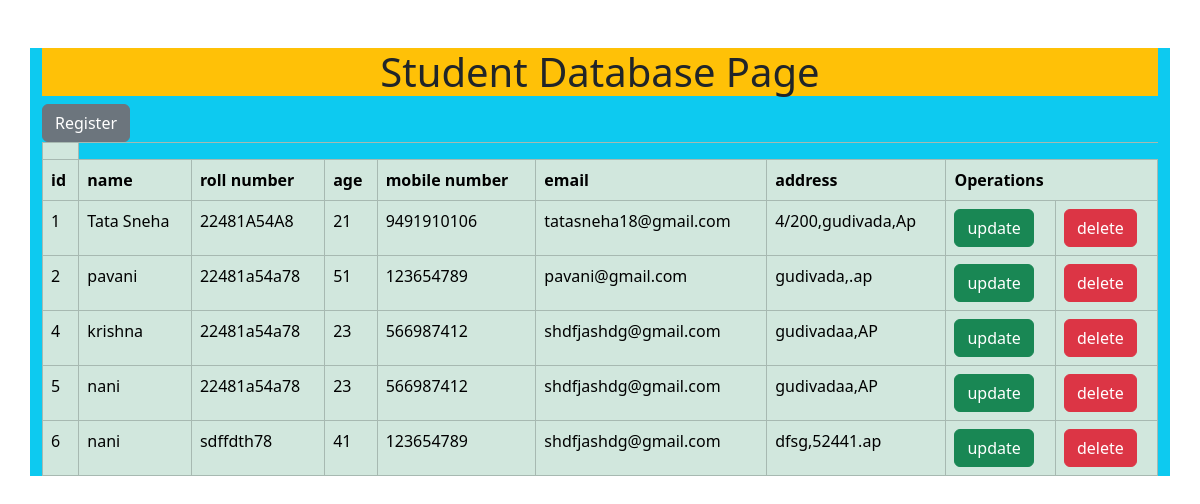
The app's page /read/ with its own data.
### CrudApp/models.py (models this page shows, shortened)
class Student(models.Model):
	name=models.CharField(max_length=30)
	rollno=models.CharField(max_length=30)
	age=models.IntegerField()
	mobile=models.CharField(max_length=10)
	email=models.EmailField(max_length=30)
	address=models.CharField(max_length=30)

### CrudApp/views.py (the view)
# urls.py: path('read/',views.read,name='read'),
def read(request):
	info=Student.objects.all()
	return render(request,'read.html',{"in":info})

### CrudApp/templates/read.html (shortened to what this page needs)
<!DOCTYPE html>
<html>{% load static %}
<head>
	<link rel="stylesheet" type="text/css" href="{% static 'css/bootstrap.min.css' %}">
</head>
<body>
	<div class="container mt-5 bg-info col-mid-5">
	<h1 class="text-center bg-warning">Student Database Page</h1>
	<a href="{% url 'create' %}" class="btn btn-secondary">Register</a>
	<table class="table table-bordered table-success">
		<th>
			<tr>
				<th>id</th>
				<th>name</th>
				<th>roll number</th>
				<th>age</th>
				<th>mobile number</th>
				<th>email</th>
				<th>address</th>
				<th colspan="2">Operations</th>
			</tr>
		</th>
		<tbody>
			{% for i in in %}
				<tr>
					<td>{{i.id}}</td>
					<td>{{i.name}}</td>
					<td>{{i.rollno}}</td>
					<td>{{i.age}}</td>
					<td>{{i.mobile}}</td>
					<td>{{i.email}}</td>
					<td>{{i.address}}</td>
					<td><a href="{% url 'update' i.id %}" class= "btn btn-success">update</td>
					<td><a href="{% url 'delete' i.id %}" class="btn btn-danger">delete</td>
				</tr>
			{% endfor %}
		</tbody>
	</table>
</div>
</body>
</html>

### records on screen
Student: id "1", name "Tata Sneha", rollno "22481A54A8", age "21", mobile "9491910106", email "tatasneha18@gmail.com", address "4/200,gudivada,Ap"
Student: id "2", name "pavani", rollno "22481a54a78", age "51", mobile "123654789", email "pavani@gmail.com", address "gudivada,.ap"
Student: id "4", name "krishna", rollno "22481a54a78", age "23", mobile "566987412", email "shdfjashdg@gmail.com", address "gudivadaa,AP"
Student: id "5", name "nani", rollno "22481a54a78", age "23", mobile "566987412", email "shdfjashdg@gmail.com", address "gudivadaa,AP"
Student: id "6", name "nani", rollno "sdffdth78", age "41", mobile "123654789", email "shdfjashdg@gmail.com", address "dfsg,52441.ap"
